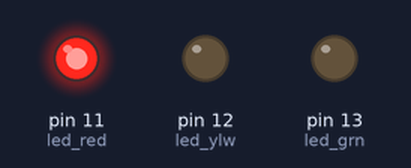
Simulated run of this sketch. Board: Arduino Uno, built with avr-gcc and run on an emulated ATmega328P. Shown: output pins drawn as LEDs (lit = HIGH).

Above: at 2.5 s.
At 6.5 s:
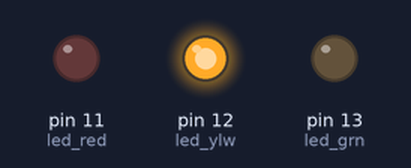
At 10.5 s:
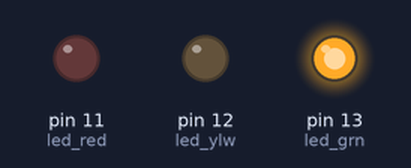
Timing chart, 0 to 16.9 s (numbered marks = the images above):
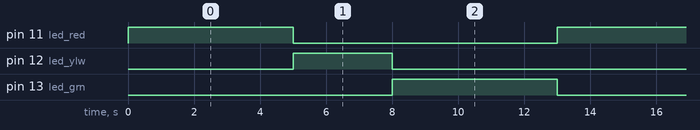

Measured:
- by itself, pin 11 (led_red), pin 13 (led_grn): alternates HIGH for 5.0 s and LOW for 8.0 s
- by itself, pin 12 (led_ylw): alternates HIGH for 3.0 s and LOW for 10.0 s
- by itself, everything shown: repeats every 13.0 s, in 4 steps

The sketch:

L1_Traffic_Light.ino
```cpp
// define the LED pins
int led_red = 11; // connect the anode of red LED at pin 11 and its cathode at GND
int led_ylw = 12; // connect the anode of ylw LED at pin 12 and its cathode at GND
int led_grn = 13; // connect the anode of grn LED at pin 13 and its cathode at GND

void setup()
{
  // set the pin modes
  pinMode(led_red, OUTPUT);
  pinMode(led_ylw, OUTPUT);
  pinMode(led_grn, OUTPUT);

  // initialize the LED pins as LOW - initially all LEDs are off
  digitalWrite(led_red, LOW);
  digitalWrite(led_ylw, LOW);
  digitalWrite(led_grn, LOW);
}

void loop()
{
  // glow the led_red for 5 seconds
  digitalWrite(led_red, HIGH);
  delay(5000);
  digitalWrite(led_red, LOW);

  // glow the led_ylw for 3 seconds
  digitalWrite(led_ylw, HIGH);
  delay(3000);
  digitalWrite(led_ylw, LOW);

  // glow the led_grn for 5 seconds
  digitalWrite(led_grn, HIGH);
  delay(5000);
  digitalWrite(led_grn, LOW);
}
```
